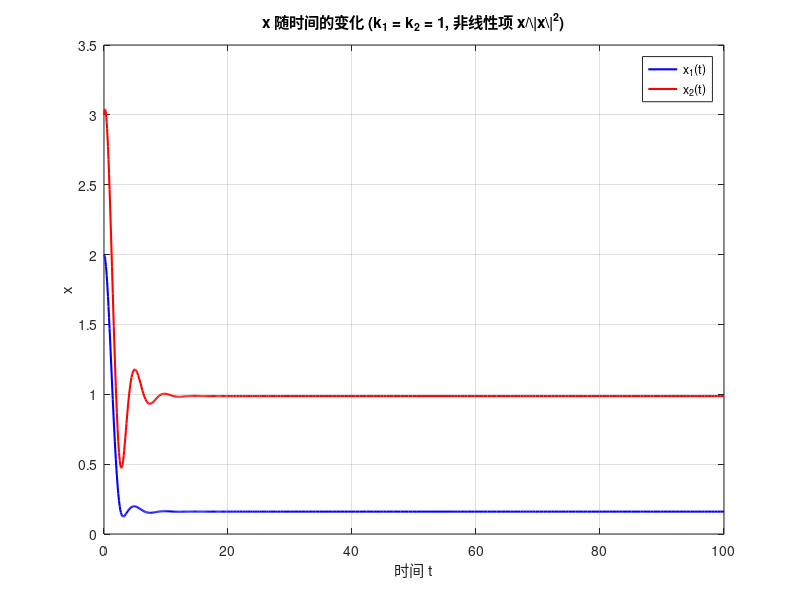
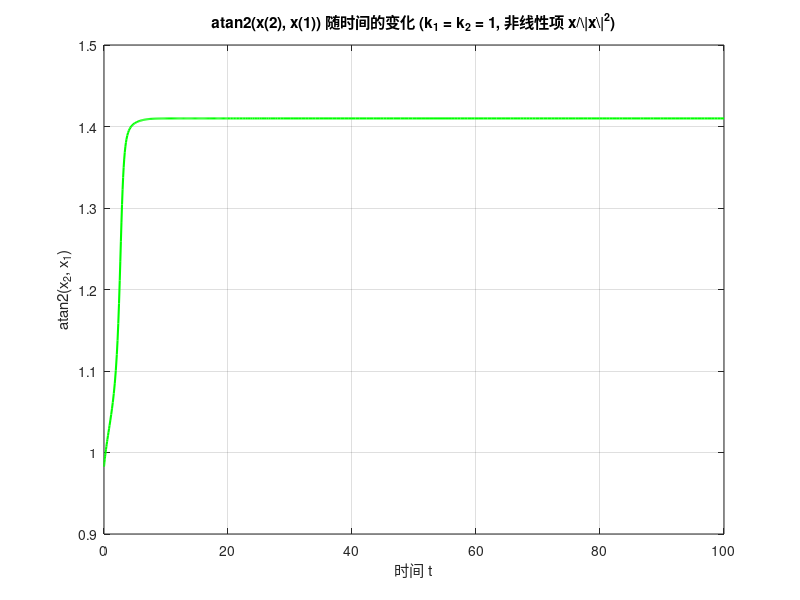

Here is the MATLAB script that generated these plots, in order:
% simulate_nonlinear2.m
% 仿真系统: \ddot{x} + k_1 \dot{x} + k_2 x - x/\|x\|^2 = 0, 其中 x \in \mathbb{R}^2
% 绘制 k_1 = k_2 = 1 时 x 随时间的变化曲线, 以及 atan2(x(2), x(1)) 的变化曲线

clear; clc; close all;

% 参数
k1 = 1;
k2 = 1;

% 初始条件: [x1, x2, v1, v2]
% 注意: x/\|x\|^2 在 x=0 处奇异, 初始位置应远离原点
x0 = [2; 3; 0; 0.5];  % 可根据需要修改

% 时间范围
tspan = [0, 100];

% 定义 ODE 函数
% 状态向量 y = [x1, x2, v1, v2]
% 非线性项: x / ||x||^2 = [x1; x2] / (x1^2 + x2^2)
odefun = @(t, y) [y(3); y(4); ...
                   -k1*y(3) - k2*y(1) + y(1)/(y(1)^2 + y(2)^2); ...
                   -k1*y(4) - k2*y(2) + y(2)/(y(1)^2 + y(2)^2)];

% 求解 ODE
[t, y] = ode45(odefun, tspan, x0);

% 提取状态
x1 = y(:, 1);
x2 = y(:, 2);
v1 = y(:, 3);
v2 = y(:, 4);

% 计算 atan2(x(2), x(1))
theta = atan2(x2, x1);

% 图1: x(1) 和 x(2) 随时间的变化
figure(1);
plot(t, x1, 'b-', 'LineWidth', 1.5); hold on;
plot(t, x2, 'r-', 'LineWidth', 1.5);
xlabel('时间 t');
ylabel('x');
title('x 随时间的变化 (k_1 = k_2 = 1, 非线性项 x/\|x\|^2)');
legend('x_1(t)', 'x_2(t)');
grid on;
hold off;

% 图2: atan2(x(2), x(1)) 随时间的变化
figure(2);
plot(t, theta, 'g-', 'LineWidth', 1.5);
xlabel('时间 t');
ylabel('atan2(x_2, x_1)');
title('atan2(x(2), x(1)) 随时间的变化 (k_1 = k_2 = 1, 非线性项 x/\|x\|^2)');
grid on;
